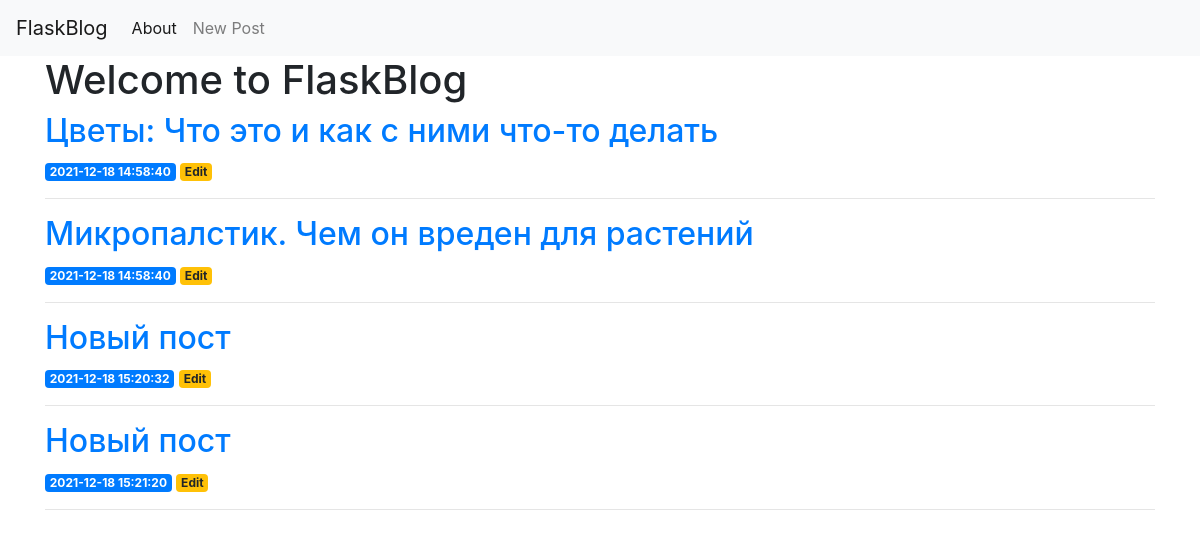
The app's page /, older data.
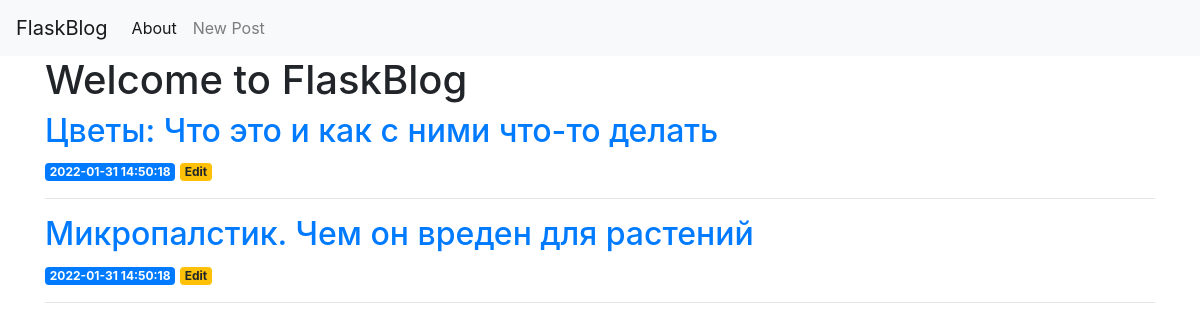
The same page, newer data.
### app/alchemy_repositories.py (models this page shows)
class Post(db.Model):
    __tablename__ = 'posts'
    id = db.Column(db.Integer(), primary_key=True, autoincrement=True)
    created = db.Column(db.DateTime(), default=datetime.utcnow())
    title = db.Column(db.Text(), nullable=False)
    content = db.Column(db.Text(), nullable=False)
    comments = db.relationship('Comment')

### app/views.py (the view)
@app.route('/')
def draw_main_page():
    posts = get_all_posts()
    return render_template('index.html', posts=posts)

### app/alchemy_repositories.py (called while the page is built)
def get_all_posts():
    return Post.query.all()

### app/templates/index.html
{% extends 'base.html' %}
{% block content %}
    <h1>{% block title %} Welcome to FlaskBlog {% endblock %}</h1>
    {% for post in posts %}
        <a href="{{ url_for('post', post_id=post['id']) }}">
            <h2>{{ post['title'] }}</h2>
        </a>
        <span class="badge badge-primary">{{ post['created'] }}</span>
        <a href="{{ url_for('edit', id=post['id']) }}">
            <span class="badge badge-warning">Edit</span>
        </a>
        <hr>
    {% endfor %}
{% endblock %}

Row changes from the older to the newer data that the page shows:
removed Post: title "Новый пост", created "2021-12-18 15:20:32"
removed Post: title "Новый пост", created "2021-12-18 15:21:20"
changed Post "Цветы: Что это и как с ними что-то делать": created "2021-12-18 14:58:40" → "2022-01-31 14:50:18"
changed Post "Микропалстик. Чем он вреден для растений": created "2021-12-18 14:58:40" → "2022-01-31 14:50:18"
